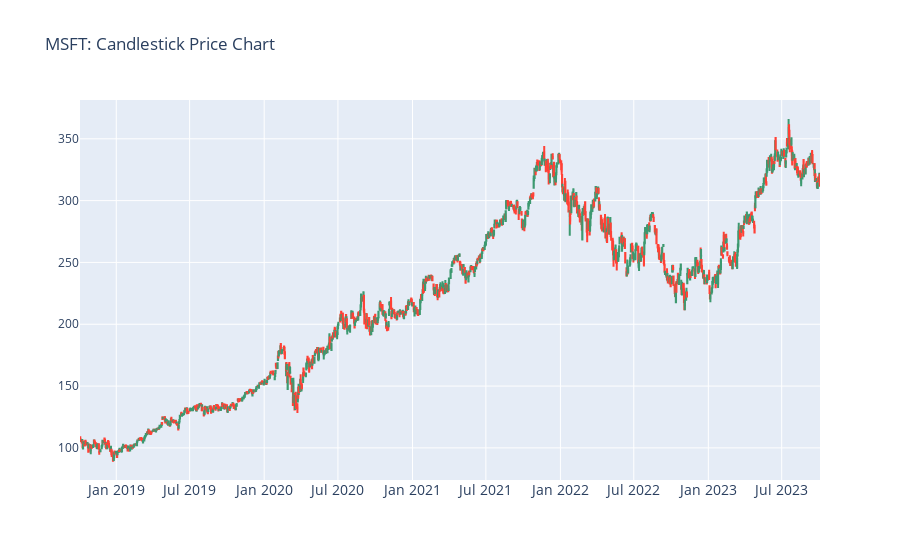

The notebook cell saved with this chart:
### Code cell
fig = go.Figure(data=[go.Candlestick(x=df.index,
                open=df['Open'],
                high=df['High'],
                low=df['Low'],
                close=df['Close'])])

fig.update_layout(title = f'{company}: Candlestick Price Chart', xaxis_tickfont_size = 14)
fig.update_layout(xaxis_rangeslider_visible = False)
    
fig.show()

### Figure 1 — Plotly figure (JSON) as saved in the notebook; plotly's stock layout.template omitted (floating-point values rounded to 4 significant figures; data arrays with more than 128 entries replaced by an {"elided": "..."} marker saying what was removed)
{"data": [{"close": {"elided": "1257 float values"}, "high": {"elided": "1257 float values"}, "low": {"elided": "1257 float values"}, "open": {"elided": "1257 float values"}, "type": "candlestick", "x": {"elided": "1257 str values"}}], "layout": {"title": {"text": "MSFT: Candlestick Price Chart"}, "xaxis": {"rangeslider": {"visible": false}, "tickfont": {"size": 14}}}}
